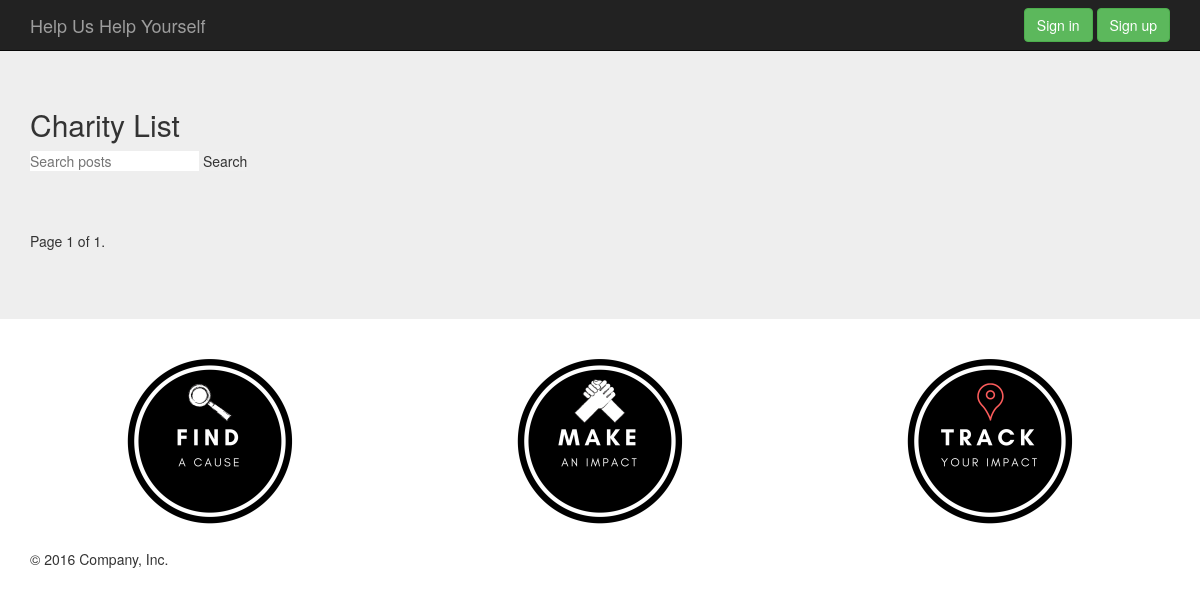
Before: /charity/ with the older database file.
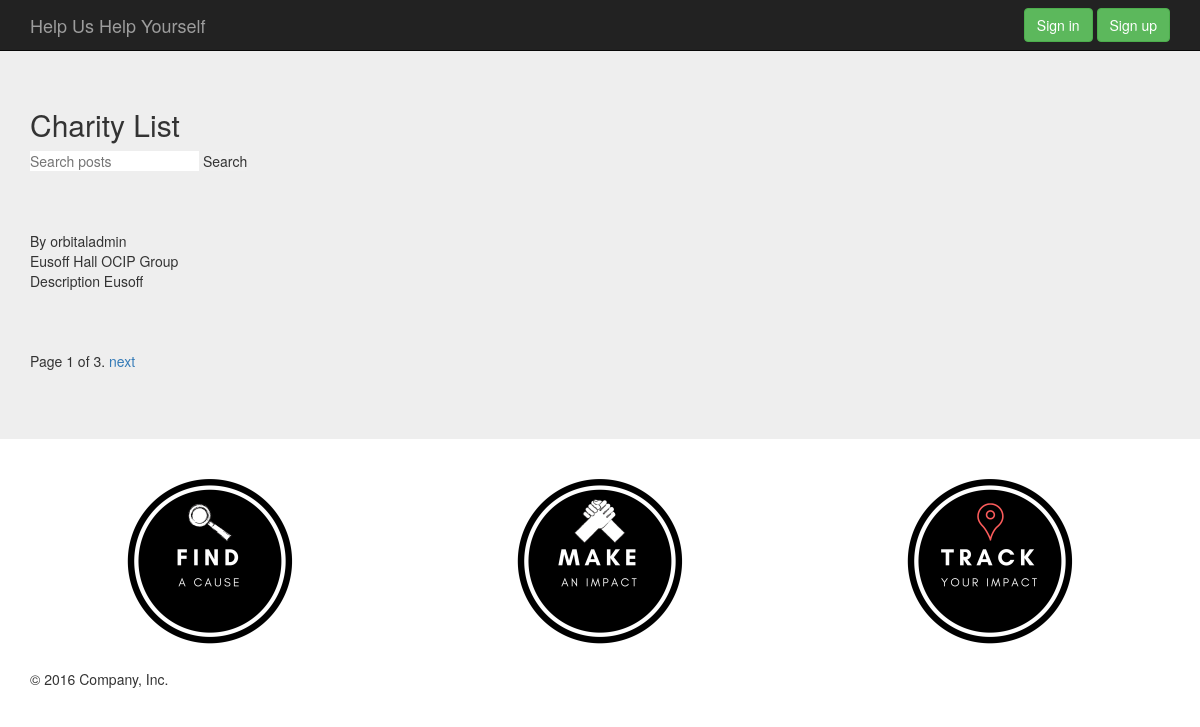
After: the same page with the newer database file.
### charity/models.py (models this page shows, shortened)
class Post(models.Model):
    author = models.ForeignKey('auth.User')
    title = models.CharField(max_length=200)
    text = models.TextField()
    created_date = models.DateTimeField(
            default=timezone.now)
    published_date = models.DateTimeField(
            blank=True, null=True)
    updated = models.DateTimeField(auto_now=True, auto_now_add=False, null= True, blank =True)
    timestamp = models.DateTimeField(auto_now=False, auto_now_add=True,null= True, blank =True)

### charity/views.py (the view)
def index(request):
    post_list = Post.objects.all()
    paginator = Paginator(post_list, 1) # Show 25 contacts per page
    page = request.GET.get('page')
    try:
        post = paginator.page(page)
    except PageNotAnInteger:
        post = paginator.page(1)
    except EmptyPage:
        post = paginator.page(paginator.num_pages)
    context = {
    'post':post
    }
    query = request.GET.get('q')
    if query:
        post_list = post_list.filter(title__icontains=query)
        context ={'post':post_list
        }
    return render(request, 'index_charity.html', context)

### charity/templates/index_charity.html (shortened to what this page needs)
<!DOCTYPE html>
<html lang="en">
   <head>
      {% load static %}
      <link href= {% static "css/bootstrap.min.css" %} rel="stylesheet">
      <link href= {% static "css/hover.css" %} rel="stylesheet">
      <link href= {% static "css/ie10-viewport-bug-workaround.css"%} rel="stylesheet">
      <link href= {% static "css/jumbotron.css" %}rel="stylesheet">
   </head>
   <body>
      <nav class="navbar navbar-inverse navbar-fixed-top">
         <div class="container">
            <div class="navbar-header">
               <a class="navbar-brand" href="/">Help Us Help Yourself</a>
            </div>
            <div id="navbar" class="navbar-collapse collapse">
               <form class="navbar-form navbar-right">
                  <a href="/userAcc/login" class="btn btn-success" role="button"> Sign in </a>
                  <a href="/userAcc/signup" class="btn btn-success" role="button"> Sign up </a>
               </form>
            </div>
         </div>
      </nav>
      <br>
      <br>
      <div class="jumbotron">
         <div class="container">
            <header>
               <h2> Charity List</h2>
               <div>
                  <form method='GET' action=''>
                     <input type='text' name='q' placeholder='Search posts' value ='{{ request.GET.q }}'/>
                     <input type='submit' value='Search'/>
                  </form>
               </div>
            </header>
            <br>
            <br>
            <div>
               {% for po in post %}
               <br>
               By {{po.author}}
               <br>
               {{po.title}}
               <br>
               {{po.text}}
               <br>
               <br>
               <br>
               {% endfor %}
            </div>
            <div class="pagination">
               <span class="step-links">
               <span class="current">
               Page {{ post.number }} of {{ post.paginator.num_pages }}.
               </span>
               {% if post.has_next %}
               <a href="?page={{ post.next_page_number }}">next</a>
               {% endif %}
               </span>
            </div>
         </div>
      </div>
      <div class="container">
         {% load static %}
       <div class="row">
         <div class="col-md-4" align="center">
           <div class="img__wrap">
             <img src= {% static "img/find.jpg" %} height="200" width="200"/>
           </div>
         </div>
         <div class="col-md-4" align="center">
           <div class="img__wrap">
             <img src= {% static "img/make.jpg" %} height="200" width="200"/>
           </div>
        </div>
         <div class="col-md-4" align="center">
         <div class="img__wrap">
           <img src= {% static "img/track.jpg" %} height="200" width="200"/>
         </div>
         </div>
       </div>
         <footer>
            <p>&copy; 2016 Company, Inc.</p>
         </footer>
      </div>
   </body>
</html>

### tracklah/static/css/hover.css (style rules this page uses)
* { margin: 0; padding: 0; border: 0; }
.img__wrap { position: relative; height: 200px; width: 200px; }

Changed rows visible on the page:
added Post: author "orbitaladmin", title "Eusoff Hall OCIP Group", text "Description Eusoff"
Other visible differences:
{{ post.paginator.num_pages }}: "1" → "3"
text now shown: "next"
